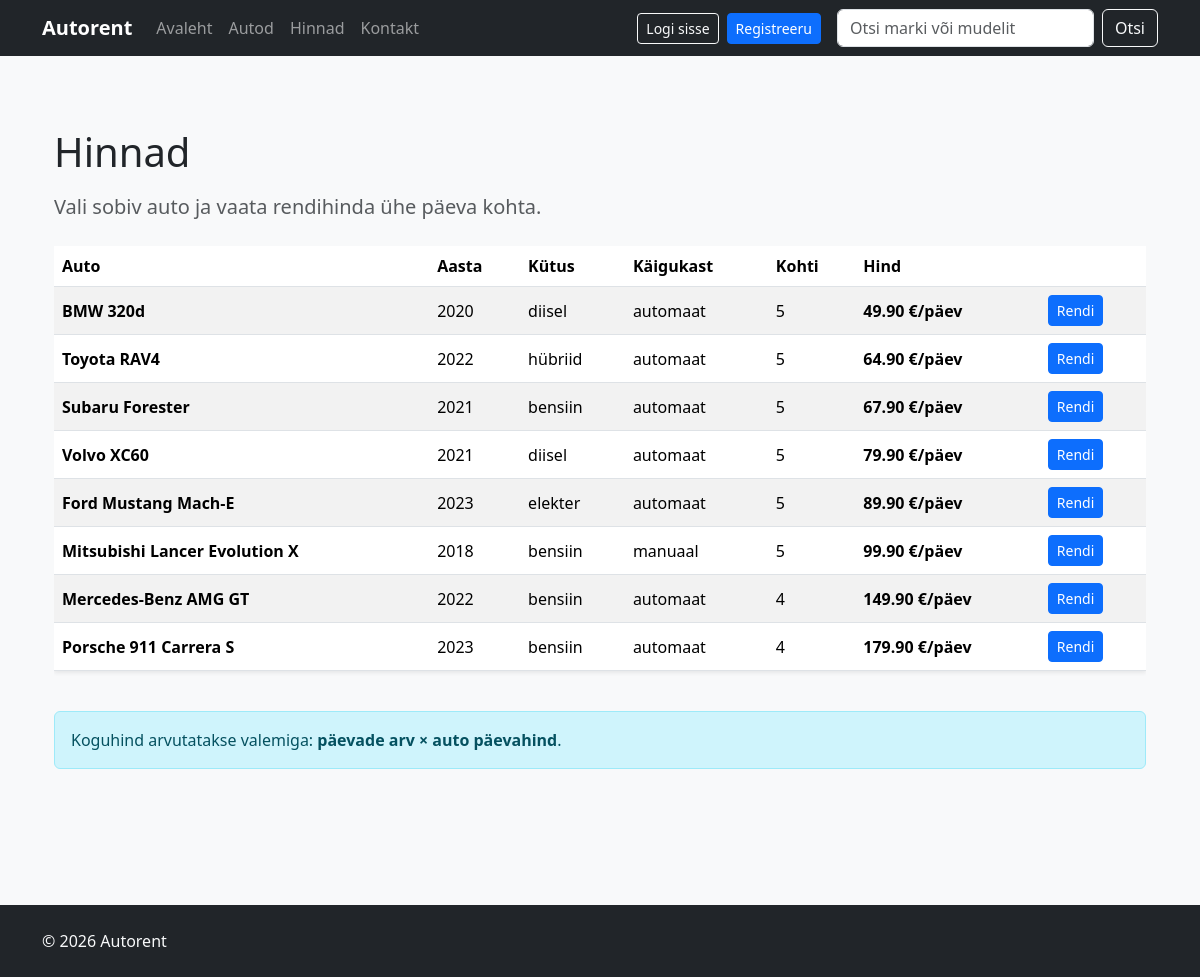
Screenshot of /hinnad.php with the database file from the repository.
### tables this page shows
CREATE TABLE cars (
    id INT AUTO_INCREMENT PRIMARY KEY,
    mark VARCHAR(100) NOT NULL,
    model VARCHAR(100) NOT NULL,
    engine VARCHAR(50),
    fuel VARCHAR(50),
    price DECIMAL(10,2) NOT NULL,
    image VARCHAR(255),
    year INT,
    transmission VARCHAR(50),
    seats INT,
    description TEXT,
    status ENUM('vaba','renditud','hoolduses') DEFAULT 'vaba',
    created_at TIMESTAMP DEFAULT CURRENT_TIMESTAMP
);

### inc/functions.php (called while the page is built, shortened)
<?php
function e($value) {
    return htmlspecialchars((string)$value, ENT_QUOTES, 'UTF-8');
}
?>

### public/hinnad.php (the view)
<?php
require_once __DIR__ . '/../inc/db.php';
require_once __DIR__ . '/../inc/header.php';
$result = $conn->query("SELECT * FROM cars ORDER BY price ASC");
?>
<div class="container py-5">
    <h1 class="mb-3">Hinnad</h1>
    <p class="lead text-muted mb-4">
        Vali sobiv auto ja vaata rendihinda ühe päeva kohta.
    </p>
    <div class="table-responsive">
        <table class="table table-striped align-middle bg-white shadow-sm">
            <thead>
                <tr>
                    <th>Auto</th>
                    <th>Aasta</th>
                    <th>Kütus</th>
                    <th>Käigukast</th>
                    <th>Kohti</th>
                    <th>Hind</th>
                    <th></th>
                </tr>
            </thead>
            <tbody>
                <?php while ($car = $result->fetch_assoc()): ?>
                    <tr>
                        <td>
                            <strong><?= htmlspecialchars($car['mark'] . ' ' . $car['model']) ?></strong>
                        </td>
                        <td><?= htmlspecialchars($car['year']) ?></td>
                        <td><?= htmlspecialchars($car['fuel']) ?></td>
                        <td><?= htmlspecialchars($car['transmission']) ?></td>
                        <td><?= htmlspecialchars($car['seats']) ?></td>
                        <td>
                            <strong><?= number_format($car['price'], 2) ?> €/päev</strong>
                        </td>
                        <td>
                            <a href="auto.php?id=<?= $car['id'] ?>" class="btn btn-primary btn-sm">
                                Rendi
                            </a>
                        </td>
                    </tr>
                <?php endwhile; ?>
            </tbody>
        </table>
    </div>
    <div class="alert alert-info mt-4">
        Koguhind arvutatakse valemiga: <strong>päevade arv × auto päevahind</strong>.
    </div>
</div>
<?php require_once __DIR__ . '/../inc/footer.php'; ?>

### inc/header.php (shortened to what this page needs)
<?php require_once __DIR__ . '/functions.php'; ?>
<!doctype html>
<html lang="et">
<head>
<link href="https://cdn.jsdelivr.net/npm/bootstrap@5.3.3/dist/css/bootstrap.min.css" rel="stylesheet">
</head>
<body class="bg-light">
<nav class="navbar navbar-expand-lg navbar-dark bg-dark">
<div class="container">
    <a class="navbar-brand fw-bold" href="index.php">Autorent</a>
    <div class="collapse navbar-collapse" id="nav">
        <ul class="navbar-nav me-auto">
            <li class="nav-item"><a class="nav-link" href="index.php">Avaleht</a></li>
            <li class="nav-item"><a class="nav-link" href="autod.php">Autod</a></li>
            <li class="nav-item"><a class="nav-link" href="hinnad.php">Hinnad</a></li>
            <li class="nav-item"><a class="nav-link" href="kontakt.php">Kontakt</a></li>
        </ul>
        <div class="d-flex me-3">
            <?php if (!empty($_SESSION['user_id'])): ?>
                <a href="logout.php" class="btn btn-outline-light btn-sm">Logi välja</a>
            <?php else: ?>
                <a href="login.php" class="btn btn-outline-light btn-sm me-2">Logi sisse</a>
                <a href="register.php" class="btn btn-primary btn-sm">Registreeru</a>
            <?php endif; ?>
        </div>
        <form class="d-flex" method="get" action="autod.php">
            <input class="form-control me-2" type="search" name="q" placeholder="Otsi marki või mudelit" value="<?= e($_GET['q'] ?? '') ?>">
            <button class="btn btn-outline-light" type="submit">Otsi</button>
        </form>
    </div>
</div>
</nav>
<main class="container py-4">

### inc/footer.php (shortened to what this page needs)
</main>
<footer class="bg-dark text-light py-4 mt-5">
    <div class="container d-flex flex-column flex-md-row justify-content-between gap-2">
        <div>© <?= date('Y') ?> Autorent</div>
    </div>
</footer>
</body>
</html>

### rows the page displays
cars: mark+model "BMW 320d", year "2020", fuel "diisel", transmission "automaat", seats "5", price "49.90"
cars: mark+model "Toyota RAV4", year "2022", fuel "hübriid", transmission "automaat", seats "5", price "64.90"
cars: mark+model "Subaru Forester", year "2021", fuel "bensiin", transmission "automaat", seats "5", price "67.90"
cars: mark+model "Volvo XC60", year "2021", fuel "diisel", transmission "automaat", seats "5", price "79.90"
cars: mark+model "Ford Mustang Mach-E", year "2023", fuel "elekter", transmission "automaat", seats "5", price "89.90"
cars: mark+model "Mitsubishi Lancer Evolution X", year "2018", fuel "bensiin", transmission "manuaal", seats "5", price "99.90"
cars: mark+model "Mercedes-Benz AMG GT", year "2022", fuel "bensiin", transmission "automaat", seats "4", price "149.90"
cars: mark+model "Porsche 911 Carrera S", year "2023", fuel "bensiin", transmission "automaat", seats "4", price "179.90"
